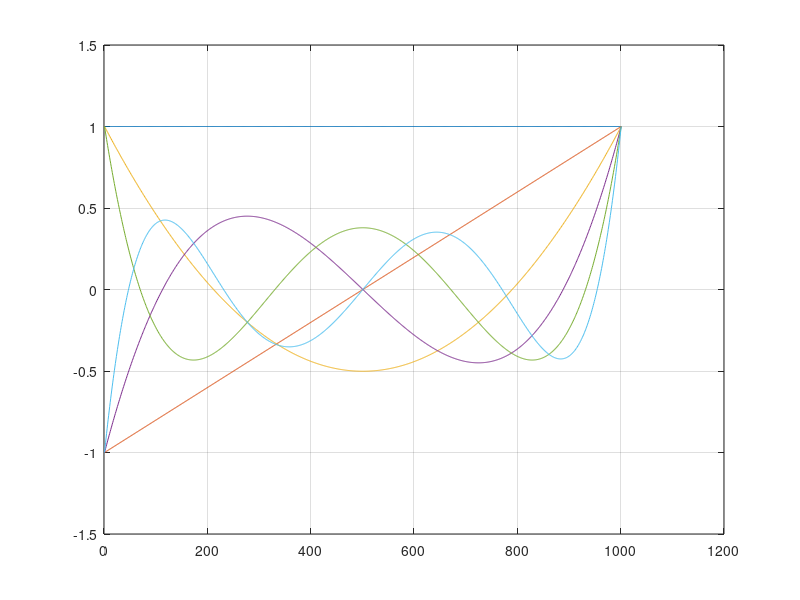

Write the MATLAB code that produced this figure.
t = (-500:500)'/500;
V = [t.^0 t.^1 t.^2 t.^3 t.^4 t.^5];
[Q,R]= qr(V,0);
scale = Q(1001,:);
Q = Q * diag(1./scale);
plot(Q)
grid